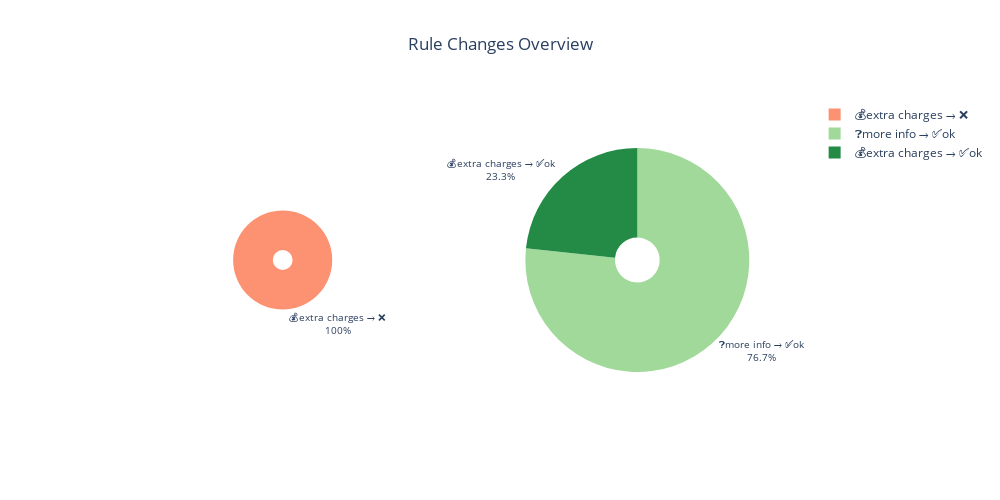

Notebook code cell kept with this figure:
### Markdown cell above
# Impact of Rules Update

Before implementing a new set of rules it's crucial to understand what impact those new rules will have on the decisions taken. More specifically we want to discover here what amount of contract will the rules update affect, which ones, and generate some beautiful visualization for a dashboard analysis. 

Number of contract that change rule, composition of decisions made, contract affected.
Probably a Pie chart will do the job.

### Code cell
visualize_rule_diff_ranked_scaled_px(results_df)

### Figure 1 — Plotly figure (JSON) as saved in the notebook; plotly's stock layout.template omitted (floating-point values rounded to 4 significant figures)
{"data": [{"domain": {"x": [0, 0.48], "y": [0.3452, 0.6548]}, "hole": 0.2, "insidetextorientation": "radial", "labels": ["💰extra charges → ❌"], "marker": {"colors": ["rgb(252,146,114)"]}, "name": "Restrictive", "textfont": {"size": 10}, "textinfo": "label+percent", "type": "pie", "values": [183]}, {"domain": {"x": [0.52, 1], "y": [0.15, 0.85]}, "hole": 0.2, "insidetextorientation": "radial", "labels": ["❓more info → ✅ok", "💰extra charges → ✅ok"], "marker": {"colors": ["rgb(161,217,155)", "rgb(35,139,69)"]}, "name": "Accepting", "textfont": {"size": 10}, "textinfo": "label+percent", "type": "pie", "values": [1463, 445]}], "layout": {"height": 500, "title": {"text": "Rule Changes Overview", "x": 0.5}, "width": 1000}}
